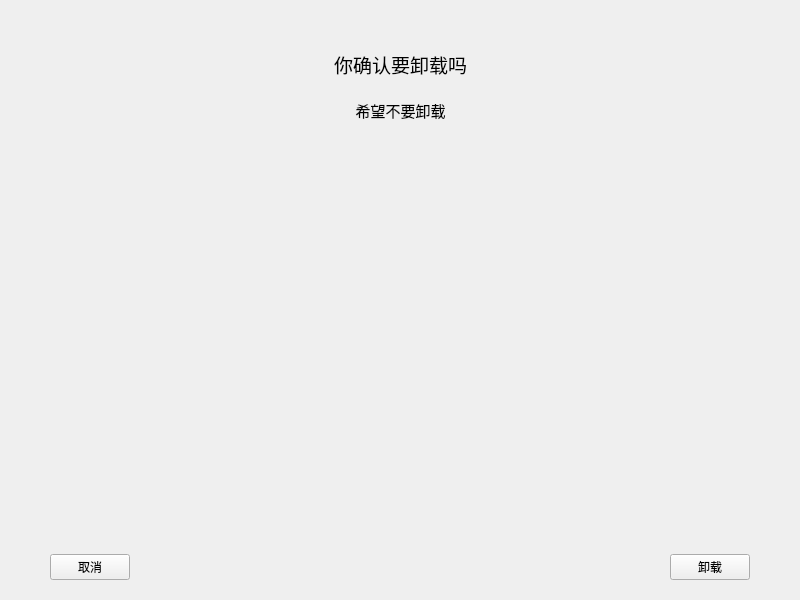
<?xml version="1.0" encoding="UTF-8"?>
<ui version="4.0">
 <class>Widget</class>
 <widget class="QWidget" name="Widget">
  <property name="geometry">
   <rect>
    <x>0</x>
    <y>0</y>
    <width>800</width>
    <height>600</height>
   </rect>
  </property>
  <property name="windowTitle">
   <string>滑动变脸器😀</string>
  </property>
  <layout class="QVBoxLayout" name="verticalLayout">
   <property name="spacing">
    <number>0</number>
   </property>
   <property name="leftMargin">
    <number>0</number>
   </property>
   <property name="topMargin">
    <number>0</number>
   </property>
   <property name="rightMargin">
    <number>0</number>
   </property>
   <property name="bottomMargin">
    <number>0</number>
   </property>
   <item>
    <widget class="QWidget" name="header" native="true">
     <property name="sizePolicy">
      <sizepolicy hsizetype="Preferred" vsizetype="Fixed">
       <horstretch>0</horstretch>
       <verstretch>0</verstretch>
      </sizepolicy>
     </property>
     <layout class="QGridLayout" name="gridLayout">
      <property name="leftMargin">
       <number>0</number>
      </property>
      <property name="topMargin">
       <number>50</number>
      </property>
      <property name="rightMargin">
       <number>0</number>
      </property>
      <property name="bottomMargin">
       <number>20</number>
      </property>
      <property name="horizontalSpacing">
       <number>0</number>
      </property>
      <property name="verticalSpacing">
       <number>20</number>
      </property>
      <item row="0" column="0" rowspan="2">
       <spacer name="horizontalSpacer_4">
        <property name="orientation">
         <enum>Qt::Horizontal</enum>
        </property>
        <property name="sizeHint" stdset="0">
         <size>
          <width>316</width>
          <height>58</height>
         </size>
        </property>
       </spacer>
      </item>
      <item row="0" column="1">
       <widget class="QLabel" name="title">
        <property name="font">
         <font>
          <pointsize>14</pointsize>
         </font>
        </property>
        <property name="text">
         <string>你确认要卸载吗</string>
        </property>
        <property name="alignment">
         <set>Qt::AlignCenter</set>
        </property>
       </widget>
      </item>
      <item row="0" column="2" rowspan="2">
       <spacer name="horizontalSpacer_5">
        <property name="orientation">
         <enum>Qt::Horizontal</enum>
        </property>
        <property name="sizeHint" stdset="0">
         <size>
          <width>316</width>
          <height>58</height>
         </size>
        </property>
       </spacer>
      </item>
      <item row="1" column="1">
       <widget class="QLabel" name="subtitle">
        <property name="font">
         <font>
          <pointsize>11</pointsize>
         </font>
        </property>
        <property name="text">
         <string>希望不要卸载</string>
        </property>
        <property name="alignment">
         <set>Qt::AlignCenter</set>
        </property>
       </widget>
      </item>
     </layout>
    </widget>
   </item>
   <item>
    <widget class="QWidget" name="main" native="true">
     <layout class="QHBoxLayout" name="horizontalLayout_2">
      <item>
       <spacer name="horizontalSpacer_2">
        <property name="orientation">
         <enum>Qt::Horizontal</enum>
        </property>
        <property name="sizeHint" stdset="0">
         <size>
          <width>374</width>
          <height>20</height>
         </size>
        </property>
       </spacer>
      </item>
      <item>
       <widget class="Face" name="face" native="true">
        <property name="sizePolicy">
         <sizepolicy hsizetype="Preferred" vsizetype="Preferred">
          <horstretch>0</horstretch>
          <verstretch>0</verstretch>
         </sizepolicy>
        </property>
       </widget>
      </item>
      <item>
       <spacer name="horizontalSpacer_3">
        <property name="orientation">
         <enum>Qt::Horizontal</enum>
        </property>
        <property name="sizeHint" stdset="0">
         <size>
          <width>374</width>
          <height>20</height>
         </size>
        </property>
       </spacer>
      </item>
     </layout>
    </widget>
   </item>
   <item>
    <widget class="QWidget" name="footer" native="true">
     <property name="sizePolicy">
      <sizepolicy hsizetype="Preferred" vsizetype="Fixed">
       <horstretch>0</horstretch>
       <verstretch>0</verstretch>
      </sizepolicy>
     </property>
     <layout class="QHBoxLayout" name="horizontalLayout">
      <property name="spacing">
       <number>0</number>
      </property>
      <property name="leftMargin">
       <number>50</number>
      </property>
      <property name="topMargin">
       <number>20</number>
      </property>
      <property name="rightMargin">
       <number>50</number>
      </property>
      <property name="bottomMargin">
       <number>20</number>
      </property>
      <item>
       <widget class="QPushButton" name="btnHappy">
        <property name="text">
         <string>取消</string>
        </property>
       </widget>
      </item>
      <item>
       <spacer name="horizontalSpacer">
        <property name="orientation">
         <enum>Qt::Horizontal</enum>
        </property>
        <property name="sizeHint" stdset="0">
         <size>
          <width>537</width>
          <height>20</height>
         </size>
        </property>
       </spacer>
      </item>
      <item>
       <widget class="QPushButton" name="btnUnhappy">
        <property name="text">
         <string>卸载</string>
        </property>
       </widget>
      </item>
     </layout>
    </widget>
   </item>
  </layout>
 </widget>
 <customwidgets>
  <customwidget>
   <class>Face</class>
   <extends>QWidget</extends>
   <header>Face.h</header>
   <container>1</container>
  </customwidget>
 </customwidgets>
 <resources/>
 <connections/>
</ui>
